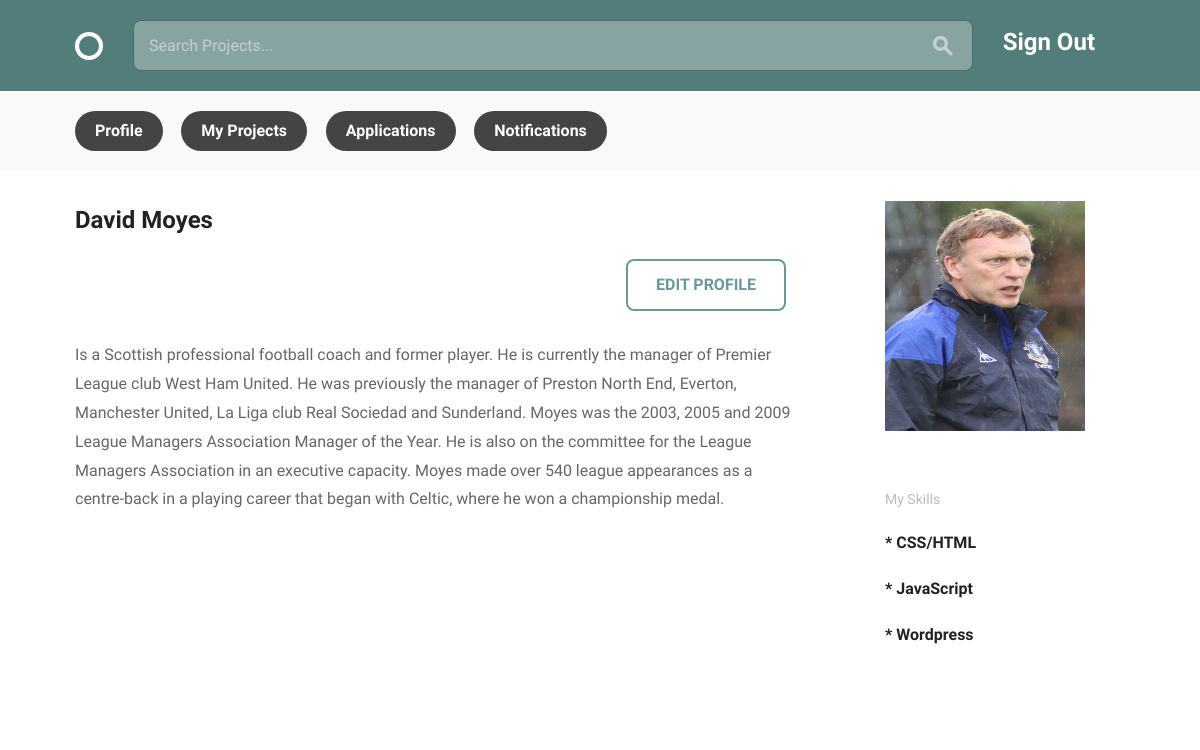
Screenshot of /teams/profile/ (signed in) with the database file from the repository.
### teams/models.py (models this page shows, shortened)
class Profile(models.Model):
    user = models.OneToOneField(User, on_delete=models.CASCADE, unique=True)
    fullname = models.CharField(max_length=200, null=True)
    bio = models.TextField(max_length=700, blank=True)
    avatar = models.ImageField(upload_to='images/', null=True, blank=True)
    skills = models.ManyToManyField('Skill', blank=True)

class Skill(models.Model):
    skill_name = models.CharField(max_length=20, blank=True)
    def __str__(self):
        return self.skill_name

### teams/views.py (the view)
@login_required
def profile(request):
    if request.method == 'GET':
        profile = request.user.profile
    return render(request, 'profile.html', {'profile': profile})

### teams/templates/profile.html
{% extends "layout.html" %}
{% load static %}
{% block content %}
<div class="bounds circle--page">
  <div class="grid-70">
    <h2>{{ profile.fullname }}</h2>
    <div class="circle--page--header circle--fluid">
      <div class="circle--fluid--cell circle--fluid--secondary">
        <a class="button icon-on-left" href="{% url 'teams:profile_edit' %}">EDIT PROFILE</a>
      </div>
    </div>
    <div class="circle--article--body">
      <p>{{ profile.bio }}</p>
    </div>
  </div>
  <div class="grid-25 grid-push-5">
    <div class="circle--secondary--module">
      {% if profile.avatar != '' %}
        <img  src="{{ profile.avatar.url }}" width="200" height="230">
      {% else %}
        <p>Upload profile pic</p>
      {% endif %}
    </div>
    <div class="circle--secondary--module">
      <h2>My Skills</h2>
        <ul class="unloaded">
            {% for skill in profile.skills.all|dictsort:"skill_name" %}
            <li><h4>* {{ skill }}</h4></li>
            {% endfor %}
        </ul>
    </div>
  </div>
</div>
{% endblock %}

### assets/css/global.css (style rules this page uses)
html { font-family: sans-serif; -ms-text-size-adjust: 100%; -webkit-text-size-adjust: 100%; }
body { margin: 0; }
a { background-color: transparent; }
img { border: 0; }
html { font-size: 62.5%; }
body { font-size: 1.5em; line-height: 1.6; font-weight: 400; font-family: "Cousine"; color: #666; }
.bounds { max-width: 1080px; margin: 0 auto; }
.grid, .grid-5, .grid-10, .grid-15, .grid-20, .grid-25, .grid-30, .grid-33, .grid-35, .grid-40, .grid-45, .grid-50, .grid-55, .grid-60, .grid-65, .grid-66, .grid-70, .grid-75, .grid-80, .grid-90, .grid-95, .grid-100 { float: left; box-sizing: border-box; position: relative; }
.grid-push-5 { left: 5%; }
.grid-25 { width: 25%; padding: 0 15px; }
.grid-70 { width: 70%; padding: 0 15px; }
h1, h2, h3, h4, h5, h6 { margin-top: 0; margin-bottom: 2rem; font-weight: bold; font-family: "Work Sans", sans-serif; color: #222; }
h2 { font-size: 2.4rem; }
h4 { font-size: 1.6rem; }
@media (min-width: 550px) { h2 { font-size: 2.4rem; } }
@media (min-width: 550px) { h4 { font-size: 1.6rem; } }
p { margin-top: 0; font-size: 1.6rem; }
a { color: #689b98; -webkit-transition: color 0.2s; -moz-transition: color 0.2s; -ms-transition: color 0.2s; -o-transition: color 0.2s; transition: color 0.2s; }
.button, button, input[type="submit"], input[type="reset"], input[type="button"] { font-family: "Work Sans", sans-serif; font-size: 1.6rem; padding: 18px 30px; border: 0; margin-right: 10px; border-radius: 8px; font-weight: bold; display: inline-block; white-space: nowrap; box-sizing: border-box; line-height: 1; text-decoration: none; color: #689b98; background: none; box-shadow: 0 0 0 2px #689b98 inset; position: relative; -webkit-transition: 0.2s; -moz-transition: 0.2s; -ms-transition: 0.2s; -o-transition: 0.2s; transition: 0.2s; }
.button { cursor: pointer; }
ul { list-style: circle inside; }
ul { padding-left: 0; margin-top: 0; }
li { margin-bottom: 1rem; font-size: 1.6rem; }
button, .button { margin-bottom: 1rem; }
pre, blockquote, dl, figure, table, p, ul, ol, form { margin-bottom: 2.5rem; }
.unloaded { list-style: none; }
.circle--page--header { margin-bottom: 30px; }
.circle--fluid { display: table; width: 100%; }
.circle--fluid--cell { display: table-cell; padding: 0 15px; vertical-align: middle; box-sizing: border-box; }
.circle--fluid--cell .button { margin: 0; }
.circle--fluid--secondary { text-align: right; }
.circle--secondary--module { margin-bottom: 50px; }
.circle--secondary--module:before, .circle--secondary--module:after { content: " "; display: table; }
.circle--secondary--module:after { clear: both; }
.circle--secondary--module > h1, .circle--secondary--module > h2, .circle--secondary--module > h3, .circle--secondary--module > h4, .circle--secondary--module > h5, .circle--secondary--module > h6 { font-family: "Cousine"; color: rgba(34, 34, 34, 0.3); font-size: 1.4rem; font-weight: normal; }
.circle--page { margin-bottom: 100px; }
.circle--page:before, .circle--page:after { content: " "; display: table; }
.circle--page:after { clear: both; }
.circle--article--body { line-height: 1.8; margin-bottom: 50px; }

### rows the page displays
Profile: fullname "David Moyes", bio "Is a Scottish professional football coach and former player. He is currently the manager of Premier League club West Ham United. He was previously the manager of Preston North End, Everton, Manchester United, La Liga club Real Sociedad and Sunderland. Moyes was the 2003, 2005 and 2009 League Managers Association Manager of the Year. He is also on the committee for the League Managers Association in an executive capacity. Moyes made over 540 league appearances as a centre-back in a playing career that began with Celtic, where he won a championship medal.", avatar (picture)
Skill: skill_name "CSS/HTML"
Skill: skill_name "JavaScript"
Skill: skill_name "Wordpress"
